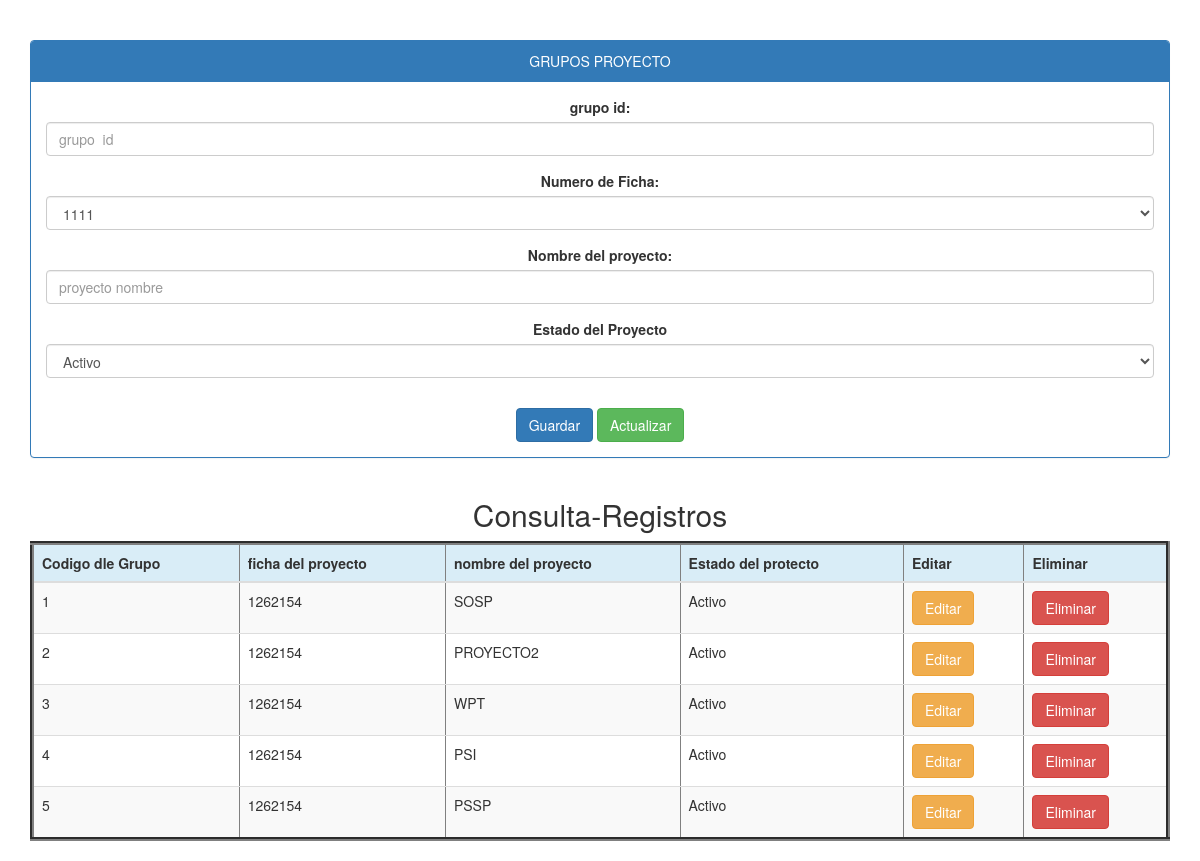
/GrupoProyecto/documento.php, run on the app's committed database.
### tables this page shows
CREATE TABLE `projectgroup` (
  `statusP` tinyint(1) NOT NULL,
  `proyectName` varchar(100) NOT NULL,
  `fichaNumber` varchar(20) NOT NULL,
  `groupCode` int(11) NOT NULL
);

### GrupoProyecto/Controller.php (called while the page is built, shortened)
<?php
class grupo{
public function _get ($k){return $this->$k;}
public function _set ($k,$V){return $this-> $k = $V;}
}
?>

### conexion.php (called while the page is built)
<?php
class database {
	public static function conectar (){
	try{
	$pdo=new PDO('mysql:host=localhost;dbname=db_SOSP; charset=utf8','root','');
 	$pdo->setAttribute (PDO::ATTR_ERRMODE,PDO::ERRMODE_EXCEPTION);
 	return $pdo;
	}catch (Exception $e){
	die($e->getMessage());
		}
	}
}
?>

### GrupoProyecto/Model.php (called while the page is built, shortened)
<?php
class grupoClas{
	private $pdo;
	public function __CONSTRUCT(){
	try{
	$this ->pdo=database::conectar();
	}catch(Exception $ex){
	die($e->getMessage());
	}
	}
public function Listar(){
	try{
		$result = array();
		$stm = $this->pdo->Prepare('SELECT * FROM projectgroup ');
		$stm->execute();
		foreach($stm->fetchAll(PDO::FETCH_OBJ) as $r) {
			$usu = new grupo();
			$usu->_SET('groupCode', $r->groupCode);
			$usu->_SET('fichaNumber', $r->fichaNumber);
			$usu->_SET('proyectName', $r->proyectName);
			$usu->_SET('statusP', $r->statusP);
			$result[] = $usu;
		}
		return $result;
	}
	catch(Exception $e){
		die ($e->getMessage());
	}
}
}
?>

### GrupoProyecto/documento.php (the view, shortened to what this page needs)
<?php
require_once 'Controller.php';
require_once 'model.php';
require_once '../conexion.php';
$usu = new grupo();
$model = new grupoClas();
$db = database::conectar();
$camposDesabilitados = '';
?>
<!DOCTYPE html>
<html lang="es">
<head>
	<link rel="stylesheet"  href="../bootstrap/css/bootstrap.css">
	<link rel="stylesheet" type="text/css" href="css/bootstrap.min.css">
</head>
<body>
<center>
<div class="container">
	<div class="panel panel-primary">
	<div class="panel-heading">GRUPOS PROYECTO</div>
	<div class="panel-body">
<form action ="" method="post">
	<div class="form-group">
		<label>grupo id:</label>
		<input type="number" name="groupCode" value="<?php echo $usu->_GET('groupCode')?>" class="form-control" placeholder="grupo  id" required>
	</div>
<div class="form-group">
	<label>Numero de Ficha:</label>
	<select class="form-control" name="fichaNumber">
	<?php
	foreach($db-> query('SELECT * FROM ficha')as $row){
	echo '<option value="'.$row['fichaNumber'].'">'.$row['fichaNumber'].'</option>';
	}
	?>
	</select>
	</div>
	<div class="form-group">
		<label>Nombre del proyecto:</label>
		<input type="text" name="proyectName" value="<?php echo $usu->_GET('proyectName')?>" class="form-control" placeholder="proyecto nombre" required>
	</div>
	<div class="form-group">
    	<label for="select" value="<?php echo $usu->_GET('statusP')?>" >Estado del Proyecto</label>
	<select name="statusP" class="form-control" id="select">
	<option value="1">Activo</option>
	</select></div>
      </div>
<div class="form-group">
		<?php if($camposDesabilitados != 'disabled'){ ?>
		<input type="submit" class="btn btn-primary" value="Guardar" onclick="this.form.action='?action=registrar';"/>
		<?php } ?>
		<input type="submit" class="btn btn-success" value="Actualizar" onclick="this.form.action='?action=Actualizar';"/>
	</div>
	</div>
	</div>
	<div class="container">
		<h2>Consulta-Registros</h2>
		<div class="table-responsive">
			<table border="4" class="table table-striped">
			<thead>
				<tr class="info">
					<th>Codigo dle Grupo</th>
					<th>ficha del proyecto</th>
					<th>nombre del proyecto</th>
					<th>Estado del protecto</th>
					<th>Editar</th>
					<th>Eliminar</th>
					</tr>
			</thead>
		<?php
		foreach ($model->Listar() as $r){
			?>
			<tr>
			<td><?php echo $r->_GET('groupCode');?></td>
			<td><?php echo $r->_GET('fichaNumber');?></td>
			<td><?php echo $r->_GET('proyectName');?></td>
			<td><?php  if($r->_GET('statusP')=="0"){
				echo "Inactivo";
			}else if ($r->_GET('statusP')=="1"){
				echo "Activo";}
				;?></td>
			<td>
				<a href="?action=editar&groupCode=<?php echo $r->_GET('groupCode'); ?>" class="btn btn-warning">Editar</a>
			</td>
			<td>
				<a href="?action=eliminar&groupCode=<?php echo $r->_GET('groupCode'); ?>" class="btn btn-danger" onclick ="return confirm('¿Esta seguro de eliminar este Usuario?')">Eliminar</a>
			</td>
			</tr>
		<?php } ?>
			</table>
			</div>
			</div>
</center>
</body>
</html>

### data on the page
projectgroup: _GET "1", _GET "1262154", _GET "SOSP"
projectgroup: _GET "2", _GET "1262154", _GET "PROYECTO2"
projectgroup: _GET "3", _GET "1262154", _GET "WPT"
projectgroup: _GET "4", _GET "1262154", _GET "PSI"
projectgroup: _GET "5", _GET "1262154", _GET "PSSP"

### other printed values
form field fichaNumber "1111"
